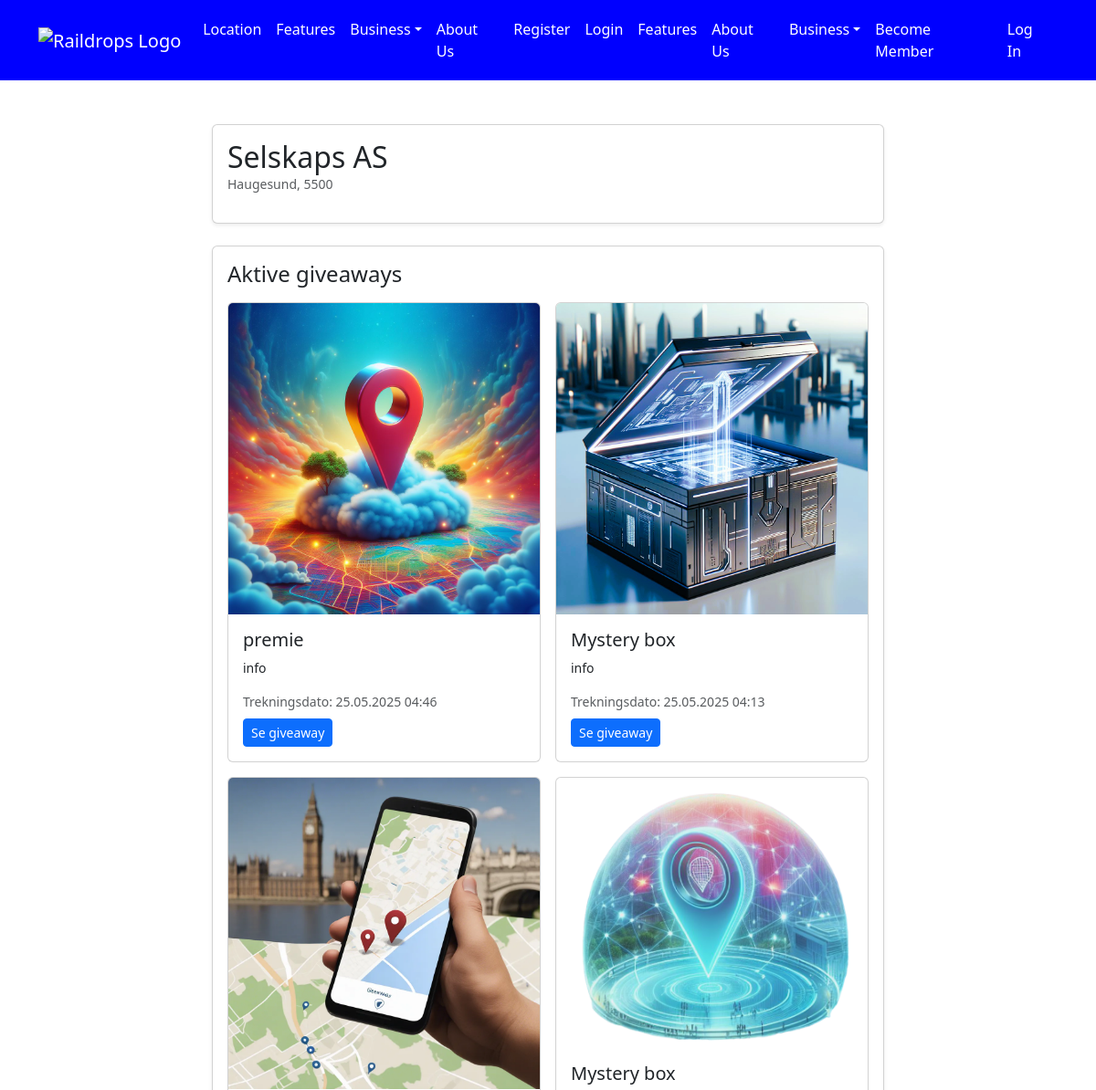
Page /business/3/ (upper part) on the earlier database version.
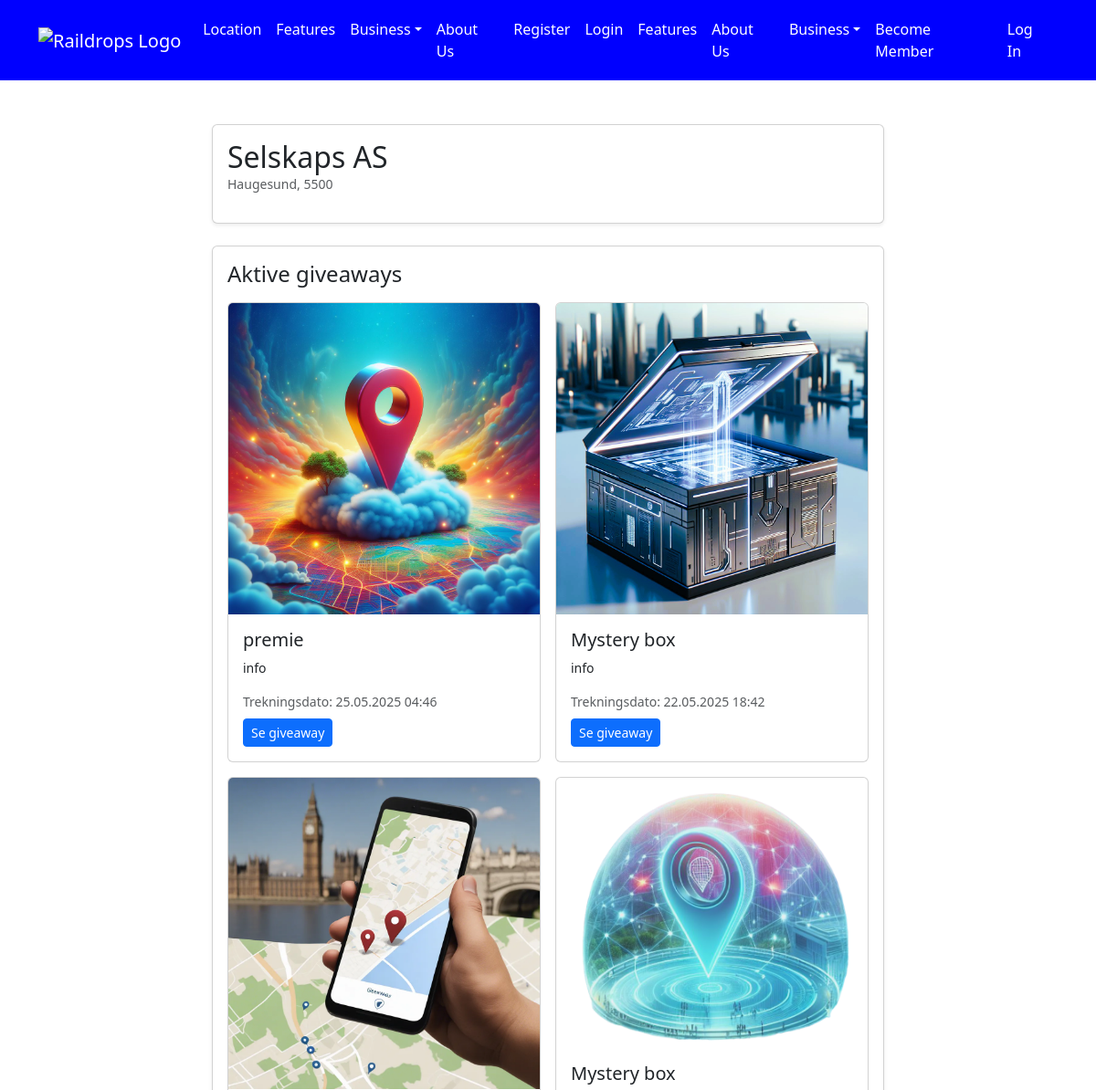
Same page on the later database version.
### giveaways/models.py (models this page shows, shortened)
class Giveaway(models.Model):
    business = models.ForeignKey(
        Business,
        on_delete=models.CASCADE,
        related_name="giveaways",
        db_index=True
    )
    title = models.CharField(max_length=255, db_index=True)
    description = models.TextField()
    image = models.ImageField(upload_to="giveaway_images/", blank=True, null=True)
    prize_value = models.DecimalField(
        max_digits=10,
        decimal_places=2,
        verbose_name="Prize Value",
        null=True,
        blank=True
    )
    start_date = models.DateTimeField(db_index=True)
    end_date = models.DateTimeField(db_index=True)
    is_active = models.BooleanField(default=True, db_index=True)
    created_at = models.DateTimeField(auto_now_add=True, db_index=True)
    signup_question = models.CharField(
        max_length=255,
        blank=True,
        verbose_name="Signup Question"
    )
    signup_options = models.JSONField(
        blank=True,
        null=True,
        verbose_name="Answer Options (max 4)"
    )
    class Meta:
        verbose_name = "Giveaway"
        verbose_name_plural = "Giveaways"
        ordering = ['-created_at']
        indexes = [
            models.Index(fields=['business', 'is_active']),
            models.Index(fields=['start_date', 'end_date']),
            models.Index(fields=['is_active', 'start_date', 'end_date']),
        ]

### businesses/views.py (the view)
class BusinessPublicProfileView(DetailView):
    model = Business
    template_name = "businesses/business_public_profile.html"
    context_object_name = "business"
    def get_context_data(self, **kwargs):
        context = super().get_context_data(**kwargs)
        business = self.get_object()
        giveaways = business.giveaways.filter(is_active=True)
        context["giveaways"] = giveaways
        user = self.request.user
        context["can_create_giveaway"] = user.is_authenticated and hasattr(user, "business_account") and user.business_account.pk == business.pk
        return context

### accounts/context_processors.py (called while the page is built)
def user_roles(request):
    user = request.user
    return {
        'is_member': user_is_member(user),
        'is_business': user_is_business(user),
    }

### accounts/permissions.py (called while the page is built)
def user_is_member(user) -> bool:
    return (
        user.is_authenticated
        and not hasattr(user, "business_account")
        and user.groups.filter(name="Members").exists()
    )

def user_is_business(user) -> bool:
    return user.is_authenticated and hasattr(user, 'business_account')

### templates/businesses/business_public_profile.html (shortened to what this page needs)
{% extends "base.html" %}
{% block content %}
<div class="container mt-5">
    <div class="row justify-content-center">
        <div class="col-md-10 col-lg-8">
            <div class="card shadow-sm mb-4">
                <div class="card-body">
                    <div class="d-flex align-items-center mb-3">
                        <div>
                            <h2 class="card-title mb-0">{{ business.name }}</h2>
                            <div class="text-muted small">{{ business.city }}{% if business.postal_code %}, {{ business.postal_code }}{% endif %}</div>
                        </div>
                    </div>
                </div>
            </div>
            <div class="card shadow-sm">
                <div class="card-body">
                    <h4 class="card-title mb-3">Aktive giveaways</h4>
                    {% if giveaways %}
                        <div class="row g-3">
                            {% for giveaway in giveaways %}
                                <div class="col-md-6">
                                    <div class="card h-100">
                                        {% if giveaway.image %}
                                            <img src="{{ giveaway.image.url }}" class="card-img-top" alt="{{ giveaway.title }}">
                                        {% endif %}
                                        <div class="card-body">
                                            <h5 class="card-title">{{ giveaway.title }}</h5>
                                            <p class="card-text small">{{ giveaway.description|truncatewords:20 }}</p>
                                            <div class="text-muted small mb-2">Trekningsdato: {{ giveaway.end_date|date:"d.m.Y H:i" }}</div>
                                            <a href="{% url 'giveaways:giveaway-detail' giveaway.pk %}" class="btn btn-primary btn-sm">Se giveaway</a>
                                        </div>
                                    </div>
                                </div>
                            {% endfor %}
                        </div>
                    {% else %}
                        <div class="alert alert-info mb-0">No active giveaways for this business.</div>
                    {% endif %}
                </div>
            </div>
        </div>
    </div>
</div>
{% endblock %}

Differences in the rows shown:
changed Giveaway (number 2 of 4 on the later page): end_date "25.05.2025 04:13" → "22.05.2025 18:42"
